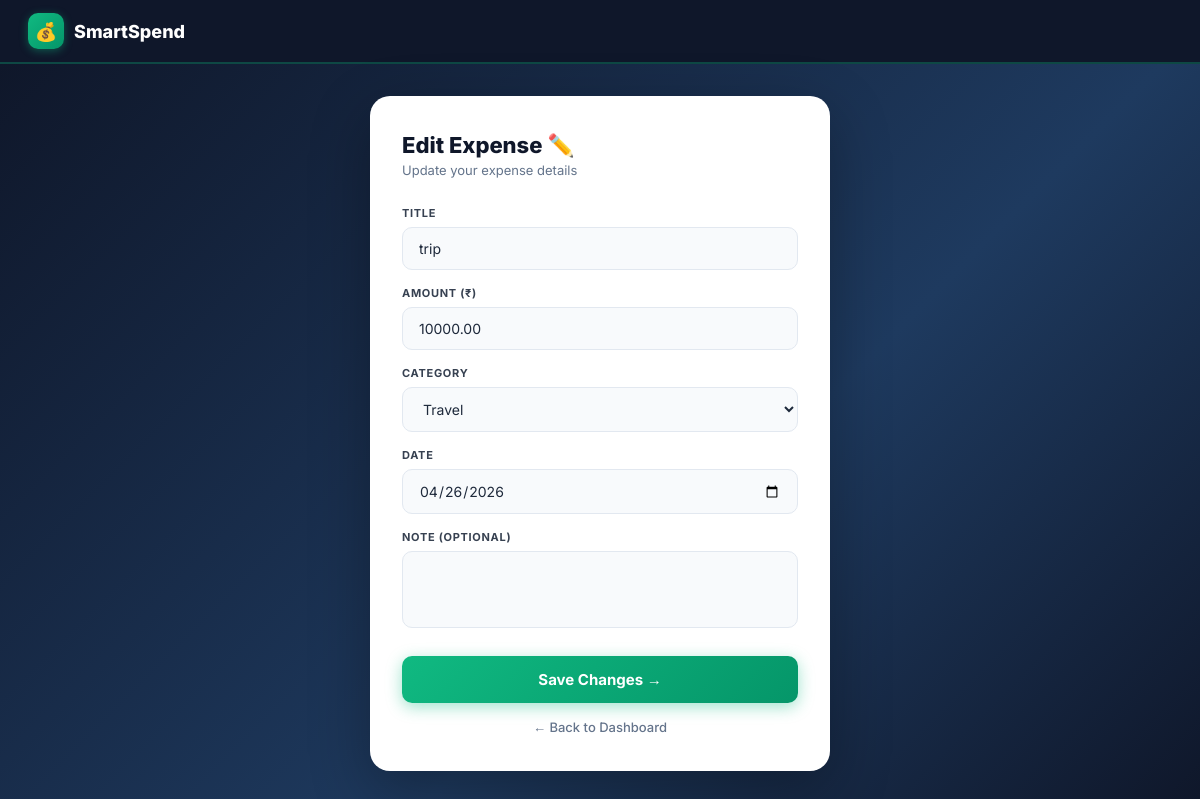
The app's page /edit/7/ (signed in) with its own data.
### expenses/models.py (models this page shows, shortened)
class Expense(models.Model):
    user = models.ForeignKey(User, on_delete=models.CASCADE)
    title = models.CharField(max_length=200)
    amount = models.DecimalField(max_digits=12, decimal_places=2)
    category = models.CharField(max_length=100)
    date = models.DateField()
    note = models.TextField(blank=True)

### expenses/views.py (the view, shortened to what this page needs)
# urls.py: path('edit/<int:id>/', views.edit_expense, name='edit_expense'),
@login_required
def edit_expense(request, id):
    expense = Expense.objects.get(id=id, user=request.user)
    return render(request, 'edit_expense.html', {'expense': expense})

### expenses/templates/edit_expense.html (shortened to what this page needs)
<!DOCTYPE html>
<html>
<head>
</head>
<body>
  <nav class="navbar">
    <a href="/" class="nav-brand">
      <div class="nav-brand-icon">💰</div>
      <div class="nav-brand-name">SmartSpend</div>
    </a>
  </nav>
  <div class="page-wrapper">
    <div class="form-card">
      <div class="card-header">
        <div class="card-title">Edit Expense ✏️</div>
        <div class="card-sub">Update your expense details</div>
      </div>
      <form method="POST">
        <div class="input-group">
          <label class="input-label">Title</label>
          <input type="text" name="title" class="input-field" value="{{ expense.title }}" required>
        </div>
        <div class="input-group">
          <label class="input-label">Amount (₹)</label>
          <input type="number" name="amount" class="input-field" value="{{ expense.amount }}" step="0.01" required>
        </div>
        <div class="input-group">
          <label class="input-label">Category</label>
          <select name="category" class="input-field">
            <option {% if expense.category == 'Travel' %}selected{% endif %}>Travel</option>
          </select>
        </div>
        <div class="input-group">
          <label class="input-label">Date</label>
          <input type="date" name="date" class="input-field" value="{{ expense.date|date:'Y-m-d' }}" required>
        </div>
        <div class="input-group">
          <label class="input-label">Note (Optional)</label>
          <textarea name="note" class="input-field" rows="3" style="resize:none;">{{ expense.note }}</textarea>
        </div>
        <button type="submit" class="submit-btn">Save Changes →</button>
      </form>
      <a href="/" class="back-link">← Back to Dashboard</a>
    </div>
  </div>
</body>
</html>

### expenses/templates/edit_expense.html (style rules this page uses)
* { margin: 0; padding: 0; box-sizing: border-box; }
body { font-family: 'Inter', sans-serif; min-height: 100vh; background: #0f172a; display: flex; flex-direction: column; }
.navbar { background: #0f172a; border-bottom: 2px solid rgba(16,185,129,0.3); padding: 0 28px; height: 64px; display: flex; align-items: center; box-shadow: 0 4px 24px rgba(0,0,0,0.3); }
.nav-brand { display: flex; align-items: center; gap: 10px; text-decoration: none; }
.nav-brand-icon { width: 36px; height: 36px; background: linear-gradient(135deg, #10b981, #059669); border-radius: 10px; display: flex; align-items: center; justify-content: center; font-size: 18px; box-shadow: 0 2px 8px rgba(16,185,129,0.4); }
.nav-brand-name { font-size: 18px; font-weight: 800; color: white; }
.page-wrapper { flex: 1; display: flex; align-items: center; justify-content: center; padding: 32px 16px; background: linear-gradient(135deg, #0f172a 0%, #1e3a5f 60%, #0f172a 100%); }
.form-card { background: white; border-radius: 20px; padding: 36px 32px; width: 100%; max-width: 460px; box-shadow: 0 20px 60px rgba(0,0,0,0.3); }
.card-header { margin-bottom: 28px; }
.card-title { font-size: 22px; font-weight: 800; color: #0f172a; margin-bottom: 4px; }
.card-sub { font-size: 13px; color: #64748b; }
.input-group { margin-bottom: 16px; }
.input-label { font-size: 11px; font-weight: 700; color: #374151; letter-spacing: 0.7px; display: block; margin-bottom: 7px; text-transform: uppercase; }
.input-field { width: 100%; padding: 12px 16px; border: 1.5px solid #e2e8f0; border-radius: 10px; font-size: 14px; color: #1e293b; background: #f8fafc; font-family: 'Inter', sans-serif; transition: 0.2s; }
.submit-btn { width: 100%; padding: 14px; background: linear-gradient(135deg, #10b981, #059669); color: white; border: none; border-radius: 10px; font-size: 15px; font-weight: 700; cursor: pointer; font-family: 'Inter', sans-serif; box-shadow: 0 4px 16px rgba(16,185,129,0.4); transition: 0.2s; margin-top: 8px; }
.back-link { display: block; text-align: center; margin-top: 16px; color: #64748b; text-decoration: none; font-size: 13px; font-weight: 500; }

### records on screen
Expense: title "trip", amount "10000.00", category "Travel", date "04/26/2026"
